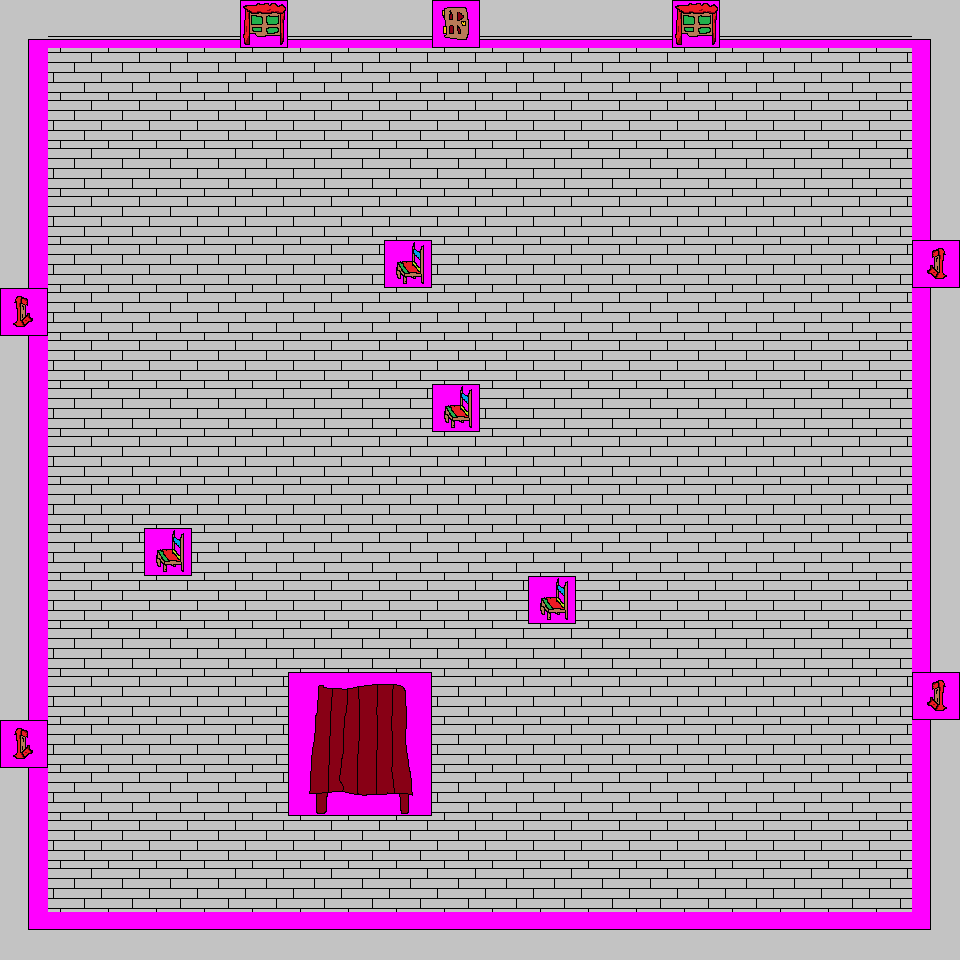

This game map was drawn from its Tiled (.tmx) file and the tilesets committed beside it. A one-line description and the full map source follow:
An orthogonal 20x20 tile map with 48x48 px tiles, 3 tile layers (Floor Layer, Chair Layer, Table Layer) and 9 objects.

<map version="1.10" tiledversion="1.10.2" orientation="orthogonal" renderorder="right-down" width="20" height="20" tilewidth="48" tileheight="48" infinite="0" nextlayerid="8" nextobjectid="24">
 <tileset firstgid="1" source="testts.tsx" />
 <layer id="1" name="Floor Layer" width="20" height="20">
  <data encoding="csv">
1,1,1,1,1,1,1,1,1,1,1,1,1,1,1,1,1,1,1,1,
1,1,1,1,1,1,1,1,1,1,1,1,1,1,1,1,1,1,1,1,
1,1,1,1,1,1,1,1,1,1,1,1,1,1,1,1,1,1,1,1,
1,1,1,1,1,1,1,1,1,1,1,1,1,1,1,1,1,1,1,1,
1,1,1,1,1,1,1,1,1,1,1,1,1,1,1,1,1,1,1,1,
1,1,1,1,1,1,1,1,1,1,1,1,1,1,1,1,1,1,1,1,
1,1,1,1,1,1,1,1,1,1,1,1,1,1,1,1,1,1,1,1,
1,1,1,1,1,1,1,1,1,1,1,1,1,1,1,1,1,1,1,1,
1,1,1,1,1,1,1,1,1,1,1,1,1,1,1,1,1,1,1,1,
1,1,1,1,1,1,1,1,1,1,1,1,1,1,1,1,1,1,1,1,
1,1,1,1,1,1,1,1,1,1,1,1,1,1,1,1,1,1,1,1,
1,1,1,1,1,1,1,1,1,1,1,1,1,1,1,1,1,1,1,1,
1,1,1,1,1,1,1,1,1,1,1,1,1,1,1,1,1,1,1,1,
1,1,1,1,1,1,1,1,1,1,1,1,1,1,1,1,1,1,1,1,
1,1,1,1,1,1,1,1,1,1,1,1,1,1,1,1,1,1,1,1,
1,1,1,1,1,1,1,1,1,1,1,1,1,1,1,1,1,1,1,1,
1,1,1,1,1,1,1,1,1,1,1,1,1,1,1,1,1,1,1,1,
1,1,1,1,1,1,1,1,1,1,1,1,1,1,1,1,1,1,1,1,
1,1,1,1,1,1,1,1,1,1,1,1,1,1,1,1,1,1,1,1,
1,1,1,1,1,1,1,1,1,1,1,1,1,1,1,1,1,1,1,1
</data>
 </layer>
 <layer id="2" name="Chair Layer" width="20" height="20">
  <data encoding="csv">
19,14,14,14,14,14,14,14,14,14,14,14,14,14,14,14,14,14,14,20,
16,0,0,0,0,0,0,0,0,0,0,0,0,0,0,0,0,0,0,15,
16,0,0,0,0,0,0,0,0,0,0,0,0,0,0,0,0,0,0,15,
16,0,0,0,0,0,0,0,0,0,0,0,0,0,0,0,0,0,0,15,
16,0,0,0,0,0,0,0,0,0,0,0,0,0,0,0,0,0,0,15,
16,0,0,0,0,0,0,0,98,0,0,0,0,0,0,0,0,0,0,15,
16,0,0,0,0,0,0,0,0,0,0,0,0,0,0,0,0,0,0,15,
16,0,0,0,0,0,0,0,0,0,0,0,0,0,0,0,0,0,0,15,
16,0,0,0,0,0,0,0,0,98,0,0,0,0,0,0,0,0,0,15,
16,0,0,0,0,0,0,0,0,0,0,0,0,0,0,0,0,0,0,15,
16,0,0,0,0,0,0,0,0,0,0,0,0,0,0,0,0,0,0,15,
16,0,0,98,0,0,0,0,0,0,0,0,0,0,0,0,0,0,0,15,
16,0,0,0,0,0,0,0,0,0,0,98,0,0,0,0,0,0,0,15,
16,0,0,0,0,0,0,0,0,0,0,0,0,0,0,0,0,0,0,15,
16,0,0,0,0,0,0,0,0,0,0,0,0,0,0,0,0,0,0,15,
16,0,0,0,0,0,0,0,0,0,0,0,0,0,0,0,0,0,0,15,
16,0,0,0,0,0,0,0,0,0,0,0,0,0,0,0,0,0,0,15,
16,0,0,0,0,0,0,0,0,0,0,0,0,0,0,0,0,0,0,15,
16,0,0,0,0,0,0,0,0,0,0,0,0,0,0,0,0,0,0,15,
17,13,13,13,13,13,13,13,13,13,13,13,13,13,13,13,13,13,13,18
</data>
 </layer>
 <layer id="6" name="Table Layer" width="20" height="20">
  <data encoding="csv">
0,0,0,0,0,99,0,0,0,102,0,0,0,0,99,0,0,0,0,0,
0,0,0,0,0,0,0,0,0,0,0,0,0,0,0,0,0,0,0,0,
0,0,0,0,0,0,0,0,0,0,0,0,0,0,0,0,0,0,0,0,
0,0,0,0,0,0,0,0,0,0,0,0,0,0,0,0,0,0,0,0,
0,0,0,0,0,0,0,0,0,0,0,0,0,0,0,0,0,0,0,0,
0,0,0,0,0,0,0,0,0,0,0,0,0,0,0,0,0,0,0,101,
100,0,0,0,0,0,0,0,0,0,0,0,0,0,0,0,0,0,0,0,
0,0,0,0,0,0,0,0,0,0,0,0,0,0,0,0,0,0,0,0,
0,0,0,0,0,0,0,0,0,0,0,0,0,0,0,0,0,0,0,0,
0,0,0,0,0,0,0,0,0,0,0,0,0,0,0,0,0,0,0,0,
0,0,0,0,0,0,0,0,0,0,0,0,0,0,0,0,0,0,0,0,
0,0,0,0,0,0,0,0,0,0,0,0,0,0,0,0,0,0,0,0,
0,0,0,0,0,0,0,0,0,0,0,0,0,0,0,0,0,0,0,0,
0,0,0,0,0,0,0,0,0,0,0,0,0,0,0,0,0,0,0,0,
0,0,0,0,0,0,61,62,63,0,0,0,0,0,0,0,0,0,0,101,
100,0,0,0,0,0,73,74,75,0,0,0,0,0,0,0,0,0,0,0,
0,0,0,0,0,0,85,86,87,0,0,0,0,0,0,0,0,0,0,0,
0,0,0,0,0,0,0,0,0,0,0,0,0,0,0,0,0,0,0,0,
0,0,0,0,0,0,0,0,0,0,0,0,0,0,0,0,0,0,0,0,
0,0,0,0,0,0,0,0,0,0,0,0,0,0,0,0,0,0,0,0
</data>
 </layer>
 <objectgroup id="7" name="Collision">
  <object id="10" x="304" y="676" width="112" height="137.333" />
  <object id="11" x="146.667" y="526.667" width="40" height="50.6667" />
  <object id="12" x="389.333" y="236" width="36" height="53.3333" />
  <object id="13" x="434.667" y="377.333" width="41.3333" height="54.6667" />
  <object id="15" x="529.333" y="574.667" width="42.6667" height="49.3333" />
  <object id="16" x="2.66667" y="1.33333" width="954.667" height="36" />
  <object id="21" x="-1.33333" y="0" width="29.3333" height="958.667" />
  <object id="22" x="930.667" y="18.6667" width="29.3333" height="937.333" />
  <object id="23" x="14.6667" y="929.333" width="932" height="28" />
 </objectgroup>
</map>